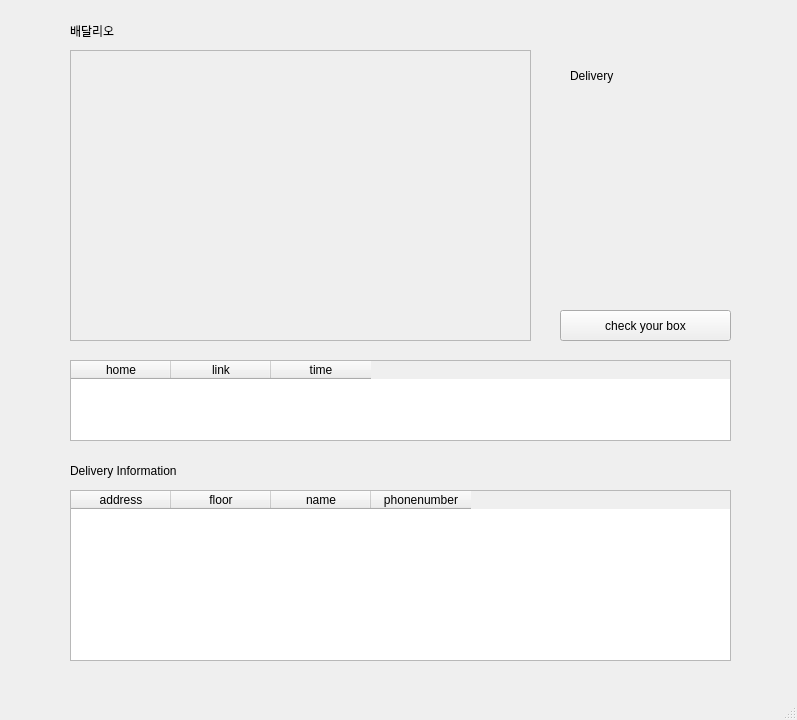
<?xml version="1.0" encoding="UTF-8"?>
<ui version="4.0">
 <class>MainWindow</class>
 <widget class="QMainWindow" name="MainWindow">
  <property name="geometry">
   <rect>
    <x>0</x>
    <y>0</y>
    <width>797</width>
    <height>720</height>
   </rect>
  </property>
  <property name="windowTitle">
   <string>MainWindow</string>
  </property>
  <widget class="QWidget" name="centralwidget">
   <widget class="QPushButton" name="btnCheck">
    <property name="geometry">
     <rect>
      <x>560</x>
      <y>310</y>
      <width>171</width>
      <height>31</height>
     </rect>
    </property>
    <property name="text">
     <string>check your box</string>
    </property>
   </widget>
   <widget class="QTableWidget" name="tablepicture">
    <property name="geometry">
     <rect>
      <x>70</x>
      <y>360</y>
      <width>661</width>
      <height>81</height>
     </rect>
    </property>
    <column>
     <property name="text">
      <string>home</string>
     </property>
    </column>
    <column>
     <property name="text">
      <string>link</string>
     </property>
    </column>
    <column>
     <property name="text">
      <string>time</string>
     </property>
    </column>
   </widget>
   <widget class="QLabel" name="labelservice">
    <property name="geometry">
     <rect>
      <x>70</x>
      <y>20</y>
      <width>161</width>
      <height>21</height>
     </rect>
    </property>
    <property name="text">
     <string>배달리오</string>
    </property>
   </widget>
   <widget class="QLabel" name="labelstate">
    <property name="geometry">
     <rect>
      <x>570</x>
      <y>50</y>
      <width>161</width>
      <height>51</height>
     </rect>
    </property>
    <property name="text">
     <string>Delivery</string>
    </property>
   </widget>
   <widget class="QLabel" name="pixMap">
    <property name="geometry">
     <rect>
      <x>70</x>
      <y>50</y>
      <width>461</width>
      <height>291</height>
     </rect>
    </property>
    <property name="frameShape">
     <enum>QFrame::StyledPanel</enum>
    </property>
    <property name="text">
     <string/>
    </property>
   </widget>
   <widget class="QLabel" name="label">
    <property name="geometry">
     <rect>
      <x>70</x>
      <y>460</y>
      <width>151</width>
      <height>21</height>
     </rect>
    </property>
    <property name="text">
     <string>Delivery Information</string>
    </property>
   </widget>
   <widget class="QTableWidget" name="tableWidget">
    <property name="geometry">
     <rect>
      <x>70</x>
      <y>490</y>
      <width>661</width>
      <height>171</height>
     </rect>
    </property>
    <column>
     <property name="text">
      <string>address</string>
     </property>
    </column>
    <column>
     <property name="text">
      <string>floor</string>
     </property>
    </column>
    <column>
     <property name="text">
      <string>name</string>
     </property>
    </column>
    <column>
     <property name="text">
      <string>phonenumber</string>
     </property>
    </column>
   </widget>
  </widget>
  <widget class="QMenuBar" name="menubar">
   <property name="geometry">
    <rect>
     <x>0</x>
     <y>0</y>
     <width>797</width>
     <height>22</height>
    </rect>
   </property>
  </widget>
  <widget class="QStatusBar" name="statusbar"/>
 </widget>
 <resources/>
 <connections/>
</ui>
